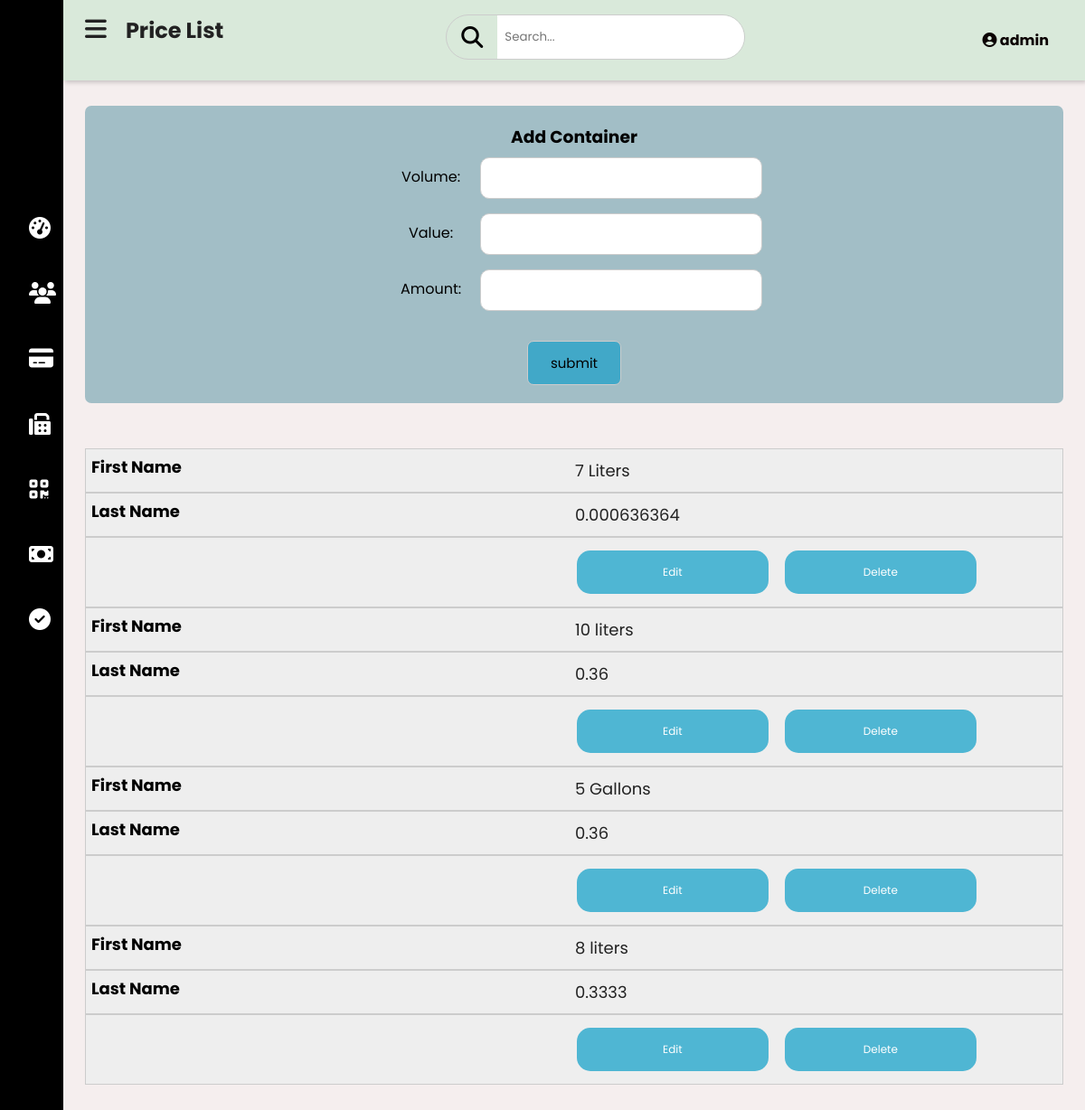
The app's page /price.php (signed in), older data.
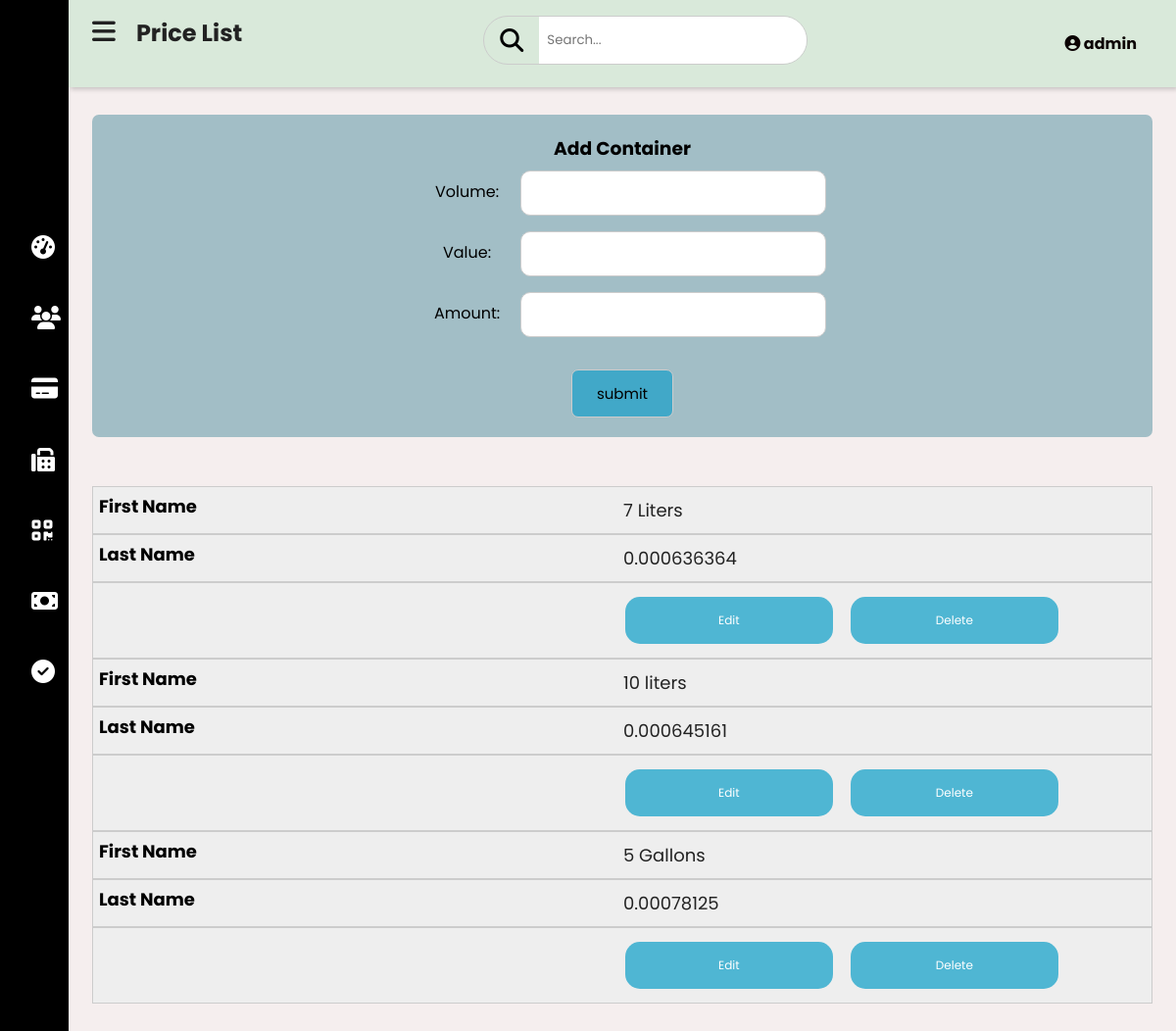
The same page, newer data.
### tables this page shows
CREATE TABLE `price_list` (
  `price_id` int(11) NOT NULL,
  `volume` varchar(50) NOT NULL,
  `value` float NOT NULL,
  `container_price` float NOT NULL
);

### price.php (the view, shortened to what this page needs)
<?php
include("dashboard.php");
$id = $_SESSION['login_id'];
$query_admin_username = $pdo->prepare("SELECT * FROM login a INNER JOIN  admin b
ON a.admin_id = b.admin_id WHERE a.login_id = '$id'");
$query_admin_username->execute();
$row = $query_admin_username->fetch();
$username = $row['username'];
?>
<!DOCTYPE html>
<html>
<html lang="en">
<head>
  <link rel="stylesheet" href="css/price.css">
  <link rel="stylesheet" href="https://cdnjs.cloudflare.com/ajax/libs/font-awesome/6.1.1/css/all.min.css">
</head>
    <body>
    <div class="main-content">
      <header>
        <h2>
          <label for="nav-toggle">
            <span class="fas fa-bars"></span>
          </label>
          Price List
        </h2>
        <div class="search-wrapper">
          <span class="fas fa-search"> </span>
          <input type="search" placeholder="Search..." />
        </div>
        <div class="user-wrapper">
        <div class="user-wrapper">
<div class="dropdown">
<h4 class="dropbtn"><i class="fas fa-user-circle"></i>&nbsp;<?php echo $username;?> </h4>
</div>
         </div>
        </div>
      </header>
     <main>
<form action="pricelist.php" method="POST">
<center>
<div class="con">
<h3>Add Container</h3>
<label for="" class="vol">Volume:</label>
<input type="text" id="in"  name="volume" required  >
<br>
<label for="" class="vol">Value:</label>
<input type="text" id="in"  name="value" required >
<br>
<label for="" class="vol">Amount:</label>
<input type="text" id="in"  name="container_price" required >
<br><br>
<input type='submit' name='submit'  value='submit'/></center>
</form>
<table style="width:100%">
<?php
$query = $pdo->prepare("SELECT * FROM price_list  " );
$query->execute();
while($rows = $query->fetch()){
  $volume = $rows['volume'];
  $container_price = $rows['container_price'];
  $id = $rows['price_id'];
  ?>
  <tbody>
    <tr>
      <td data-column="First Name"><?php echo $volume;?></td>
      <td data-column="Last Name"><?php echo $container_price;?></td>
     <td>
     <a class="button2" href="edit_price.php?id=<?php echo $id;?> "><i class=""></i> Edit</button> </a> &nbsp;&nbsp;&nbsp;
     <a class=" button2" href="delete_price.php?id=<?php echo $id;?> ">Delete</button> </a>
     </td>
</tr>
    <?php
}
?>
  </tbody>
</table>

### dashboard.php (shortened to what this page needs)
<!DOCTYPE html>
<html>
<html lang="en">
<head>
  <link rel="stylesheet" href="css/dashboard.css">
  <link rel="stylesheet" href="https://cdnjs.cloudflare.com/ajax/libs/font-awesome/6.1.1/css/all.min.css">
</head>
    <body>
    <div class="sidebar">
        <div class="sidebar-brand">
          <h1> <span class="fab fa-"> </span> <span>Water Refilling Station</span>
          </h1>
        </div>
        <br> <br> <br> <br> <br>
        <div class="sidebar-menu">
          <ul>
            <li>
              <a href="index.php" class="">
              <h3>  <span class="fas fa-tachometer-alt"></span>
                <span>Dashboard</span> </h3>
              </a>
            </li>
            <li>
              <a href="registration.php">
              <h3>  <span class="fas fa-users" ></span>
                <span>Registration</span> </h3>
              </a>
            </li>
            <li>
              <a href="transaction.php">
              <h3>  <span class="	fa fa-credit-card"></span>
              <span>Transaction</span> </h3>
              </a>
            </li>
            <li>
              <a href="inventory.php">
               <h3> <span class="	fa fa-fax"></span>
                <span>Inventory</span> </h3>
              </a>
            </li>
            <li>
              <a href="qrcode.php">
               <h3> <span class="	fa fa-qrcode" style="font-size:24px"></span>
                <span>QR Codes</span> </h3>
              </a>
            </li>
            <li>
              <a href="price.php">
               <h3> <span class="	fa fa-money" ><i style="font-size:24px" class="fa">&#xf0d6;</i></span>
                <span>Price</span> </h3>
              </a>
            </li>
            <li>
              <a href="webcam.php">
               <h3> <span class="	fa fa-check-circle" ></span>
                <span>Status</span> </h3>
              </a>
            </li>
      </body>
</html>

### css/dashboard.css (style rules this page uses)
:root { --main-color: #11101d; --color-dark: #1D2231; --text-grey: #8390A2; }
* { padding: 0; margin: 0; box-sizing: border-box; list-style: none; text-decoration: none; font-family: 'Poppins' ,sans-serif; }
.sidebar { width: 345px; position: fixed; left: 0; top: 0; height: 100%; z-index: 100; background: var(--main-color); transition: width 300ms; background-color: black; }
.sidebar-brand { height: 90px; padding: 1rem 0rem 1rem 2rem; color: rgb(241, 231, 231); }
.sidebar-menu li { width: 100%; margin-bottom: 1.7rem; padding-left: 1rem; }
.sidebar-menu { margin-top: 1rem; }
.sidebar-menu a { padding-left: 1rem; display: block; color: #fff; font-size: 1.1rem; line-height: 45px; }
.sidebar-menu a span:first-child { font-size: 1.5rem; padding-right: 1rem; }
.main-content { transition: margin-left 300ms; margin-left: auto; }
header { background-color: #d9e9da; display: flex; justify-content: space-between; padding: 1rem 1.5rem; box-shadow: 2px 2px 5px rgba(0, 0, 0, 0.2); position: fixed; left: 345px; top:0; z-index: 100; width: calc(100% - 345px); transition: left 300ms; }
header h2 { color: #222; }
header label span { font-size: 1.7rem; padding-right: 1rem; }
.search-wrapper { border: solid 1px #ccc; border-radius: 30px; height: 50px; display: flex; align-items: center; overflow-x: hidden; }
.search-wrapper span { display: inline-block; padding: 0rem 1rem; font-size: 1.5rem; }
.search-wrapper input { height: 100%; padding: .5rem; border: none; outline: none; }
.user-wrapper { display: flex; align-items: center; }
.dropbtn { color: rgb(12, 3, 3); padding: 16px; font-size: 16px; border: none; cursor: pointer; }
.dropdown { position: relative; display: inline-block; }
main { margin-top: 85px; padding: 2rem 1.5rem; background: #f5eeee; min-height: calc(80vh - 90px); min-width: 500px; }
table { border-collapse: collapse; }
td { padding: .5rem 1rem ; font-size: .9rem ; color: #222; }
tr td:last-child { display: flex; align-items: center; }
@media only screen and (max-width: 1200px) { .sidebar { width: 70px ; } }
@media only screen and (max-width: 1200px) { .sidebar .sidebar-brand, .sidebar li { padding-left: 1rem; text-align: center; } }
@media only screen and (max-width: 1200px) { .main-content { margin-left: 70px; } }
@media only screen and (max-width: 1200px) { .main-content header { width: calc(100% - 70px); left:70px; } }

Row changes from the older to the newer data that the page shows:
removed price_list: volume "8 liters", container_price "0.3333"
changed price_list "10 liters": container_price "0.36" → "0.000645161"
changed price_list "5 Gallons": container_price "0.36" → "0.00078125"
